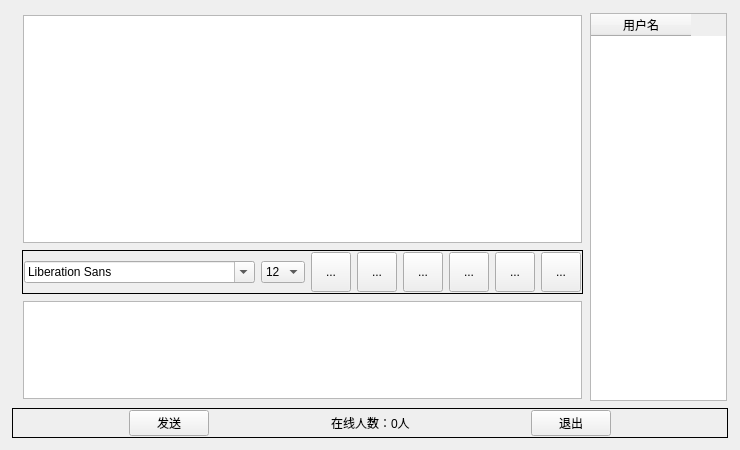
<?xml version="1.0" encoding="UTF-8"?>
<ui version="4.0">
 <class>Chat</class>
 <widget class="QWidget" name="Chat">
  <property name="geometry">
   <rect>
    <x>0</x>
    <y>0</y>
    <width>740</width>
    <height>450</height>
   </rect>
  </property>
  <property name="windowTitle">
   <string>Form</string>
  </property>
  <layout class="QGridLayout" name="gridLayout">
   <item row="0" column="0">
    <widget class="QWidget" name="widget_6" native="true">
     <layout class="QVBoxLayout" name="verticalLayout_2">
      <property name="leftMargin">
       <number>1</number>
      </property>
      <property name="topMargin">
       <number>1</number>
      </property>
      <property name="rightMargin">
       <number>1</number>
      </property>
      <property name="bottomMargin">
       <number>1</number>
      </property>
      <item>
       <widget class="QWidget" name="widget_4" native="true">
        <layout class="QHBoxLayout" name="horizontalLayout_5">
         <property name="leftMargin">
          <number>1</number>
         </property>
         <property name="topMargin">
          <number>1</number>
         </property>
         <property name="rightMargin">
          <number>1</number>
         </property>
         <property name="bottomMargin">
          <number>1</number>
         </property>
         <item>
          <widget class="QWidget" name="widget_2" native="true">
           <property name="maximumSize">
            <size>
             <width>180</width>
             <height>16777215</height>
            </size>
           </property>
           <layout class="QHBoxLayout" name="horizontalLayout_4">
            <property name="leftMargin">
             <number>1</number>
            </property>
            <property name="topMargin">
             <number>1</number>
            </property>
            <property name="rightMargin">
             <number>1</number>
            </property>
            <property name="bottomMargin">
             <number>1</number>
            </property>
           </layout>
          </widget>
         </item>
         <item>
          <widget class="QWidget" name="widget_5" native="true">
           <layout class="QVBoxLayout" name="verticalLayout_3">
            <property name="leftMargin">
             <number>1</number>
            </property>
            <property name="topMargin">
             <number>1</number>
            </property>
            <property name="rightMargin">
             <number>1</number>
            </property>
            <property name="bottomMargin">
             <number>1</number>
            </property>
            <item>
             <widget class="QWidget" name="widget" native="true">
              <layout class="QHBoxLayout" name="horizontalLayout">
               <property name="leftMargin">
                <number>1</number>
               </property>
               <property name="topMargin">
                <number>1</number>
               </property>
               <property name="rightMargin">
                <number>1</number>
               </property>
               <property name="bottomMargin">
                <number>1</number>
               </property>
               <item>
                <widget class="QTextBrowser" name="msgBrowser"/>
               </item>
              </layout>
             </widget>
            </item>
            <item>
             <widget class="QFrame" name="frame_2">
              <property name="frameShape">
               <enum>QFrame::Box</enum>
              </property>
              <layout class="QHBoxLayout" name="horizontalLayout_2">
               <property name="leftMargin">
                <number>1</number>
               </property>
               <property name="topMargin">
                <number>1</number>
               </property>
               <property name="rightMargin">
                <number>1</number>
               </property>
               <property name="bottomMargin">
                <number>1</number>
               </property>
               <item>
                <widget class="QFontComboBox" name="fontCbx"/>
               </item>
               <item>
                <widget class="QComboBox" name="sizeCbx">
                 <property name="currentIndex">
                  <number>4</number>
                 </property>
                 <item>
                  <property name="text">
                   <string>8</string>
                  </property>
                 </item>
                 <item>
                  <property name="text">
                   <string>9</string>
                  </property>
                 </item>
                 <item>
                  <property name="text">
                   <string>10</string>
                  </property>
                 </item>
                 <item>
                  <property name="text">
                   <string>11</string>
                  </property>
                 </item>
                 <item>
                  <property name="text">
                   <string>12</string>
                  </property>
                 </item>
                 <item>
                  <property name="text">
                   <string>13</string>
                  </property>
                 </item>
                 <item>
                  <property name="text">
                   <string>14</string>
                  </property>
                 </item>
                 <item>
                  <property name="text">
                   <string>15</string>
                  </property>
                 </item>
                 <item>
                  <property name="text">
                   <string>16</string>
                  </property>
                 </item>
                 <item>
                  <property name="text">
                   <string>17</string>
                  </property>
                 </item>
                 <item>
                  <property name="text">
                   <string>18</string>
                  </property>
                 </item>
                 <item>
                  <property name="text">
                   <string>19</string>
                  </property>
                 </item>
                </widget>
               </item>
               <item>
                <widget class="QToolButton" name="boldTBtn">
                 <property name="minimumSize">
                  <size>
                   <width>40</width>
                   <height>40</height>
                  </size>
                 </property>
                 <property name="toolTip">
                  <string>加粗</string>
                 </property>
                 <property name="styleSheet">
                  <string notr="true">background-image: url(:/images/jiachu.png);</string>
                 </property>
                 <property name="text">
                  <string>...</string>
                 </property>
                </widget>
               </item>
               <item>
                <widget class="QToolButton" name="italicTBtn">
                 <property name="minimumSize">
                  <size>
                   <width>40</width>
                   <height>40</height>
                  </size>
                 </property>
                 <property name="toolTip">
                  <string>加粗</string>
                 </property>
                 <property name="styleSheet">
                  <string notr="true">background-image: url(:/images/xieti.png);</string>
                 </property>
                 <property name="text">
                  <string>...</string>
                 </property>
                </widget>
               </item>
               <item>
                <widget class="QToolButton" name="underlineTBtn">
                 <property name="minimumSize">
                  <size>
                   <width>40</width>
                   <height>40</height>
                  </size>
                 </property>
                 <property name="toolTip">
                  <string>加粗</string>
                 </property>
                 <property name="styleSheet">
                  <string notr="true">background-image: url(:/images/xiahuaxian.png);</string>
                 </property>
                 <property name="text">
                  <string>...</string>
                 </property>
                </widget>
               </item>
               <item>
                <widget class="QToolButton" name="colorTBtn">
                 <property name="minimumSize">
                  <size>
                   <width>40</width>
                   <height>40</height>
                  </size>
                 </property>
                 <property name="toolTip">
                  <string>加粗</string>
                 </property>
                 <property name="styleSheet">
                  <string notr="true">background-image: url(:/images/yanse.png);</string>
                 </property>
                 <property name="text">
                  <string>...</string>
                 </property>
                </widget>
               </item>
               <item>
                <widget class="QToolButton" name="saveTBtn">
                 <property name="minimumSize">
                  <size>
                   <width>40</width>
                   <height>40</height>
                  </size>
                 </property>
                 <property name="toolTip">
                  <string>加粗</string>
                 </property>
                 <property name="styleSheet">
                  <string notr="true">background-image: url(:/images/baocun.png);</string>
                 </property>
                 <property name="text">
                  <string>...</string>
                 </property>
                </widget>
               </item>
               <item>
                <widget class="QToolButton" name="clearTBtn">
                 <property name="minimumSize">
                  <size>
                   <width>40</width>
                   <height>40</height>
                  </size>
                 </property>
                 <property name="toolTip">
                  <string>加粗</string>
                 </property>
                 <property name="styleSheet">
                  <string notr="true">background-image: url(:/images/qingchu.png);</string>
                 </property>
                 <property name="text">
                  <string>...</string>
                 </property>
                </widget>
               </item>
              </layout>
             </widget>
            </item>
            <item>
             <widget class="QWidget" name="widget_3" native="true">
              <property name="maximumSize">
               <size>
                <width>16777215</width>
                <height>100</height>
               </size>
              </property>
              <layout class="QHBoxLayout" name="horizontalLayout_3">
               <property name="leftMargin">
                <number>1</number>
               </property>
               <property name="topMargin">
                <number>1</number>
               </property>
               <property name="rightMargin">
                <number>1</number>
               </property>
               <property name="bottomMargin">
                <number>1</number>
               </property>
               <item>
                <widget class="QTextEdit" name="msgTextEdit"/>
               </item>
              </layout>
             </widget>
            </item>
           </layout>
          </widget>
         </item>
         <item>
          <widget class="QTableWidget" name="usrTblWidget">
           <column>
            <property name="text">
             <string>用户名</string>
            </property>
           </column>
          </widget>
         </item>
        </layout>
       </widget>
      </item>
      <item>
       <widget class="QFrame" name="frame_5">
        <property name="frameShape">
         <enum>QFrame::Box</enum>
        </property>
        <layout class="QHBoxLayout" name="horizontalLayout_6">
         <property name="leftMargin">
          <number>1</number>
         </property>
         <property name="topMargin">
          <number>1</number>
         </property>
         <property name="rightMargin">
          <number>1</number>
         </property>
         <property name="bottomMargin">
          <number>1</number>
         </property>
         <item>
          <spacer name="horizontalSpacer">
           <property name="orientation">
            <enum>Qt::Horizontal</enum>
           </property>
           <property name="sizeHint" stdset="0">
            <size>
             <width>40</width>
             <height>20</height>
            </size>
           </property>
          </spacer>
         </item>
         <item>
          <widget class="QPushButton" name="sendBtn">
           <property name="text">
            <string>发送</string>
           </property>
          </widget>
         </item>
         <item>
          <spacer name="horizontalSpacer_2">
           <property name="orientation">
            <enum>Qt::Horizontal</enum>
           </property>
           <property name="sizeHint" stdset="0">
            <size>
             <width>40</width>
             <height>20</height>
            </size>
           </property>
          </spacer>
         </item>
         <item>
          <widget class="QLabel" name="usrNumLbl">
           <property name="text">
            <string>在线人数：0人</string>
           </property>
          </widget>
         </item>
         <item>
          <spacer name="horizontalSpacer_3">
           <property name="orientation">
            <enum>Qt::Horizontal</enum>
           </property>
           <property name="sizeHint" stdset="0">
            <size>
             <width>40</width>
             <height>20</height>
            </size>
           </property>
          </spacer>
         </item>
         <item>
          <widget class="QPushButton" name="exitBtn">
           <property name="text">
            <string>退出</string>
           </property>
          </widget>
         </item>
         <item>
          <spacer name="horizontalSpacer_4">
           <property name="orientation">
            <enum>Qt::Horizontal</enum>
           </property>
           <property name="sizeHint" stdset="0">
            <size>
             <width>40</width>
             <height>20</height>
            </size>
           </property>
          </spacer>
         </item>
        </layout>
       </widget>
      </item>
     </layout>
    </widget>
   </item>
  </layout>
 </widget>
 <resources/>
 <connections/>
</ui>
